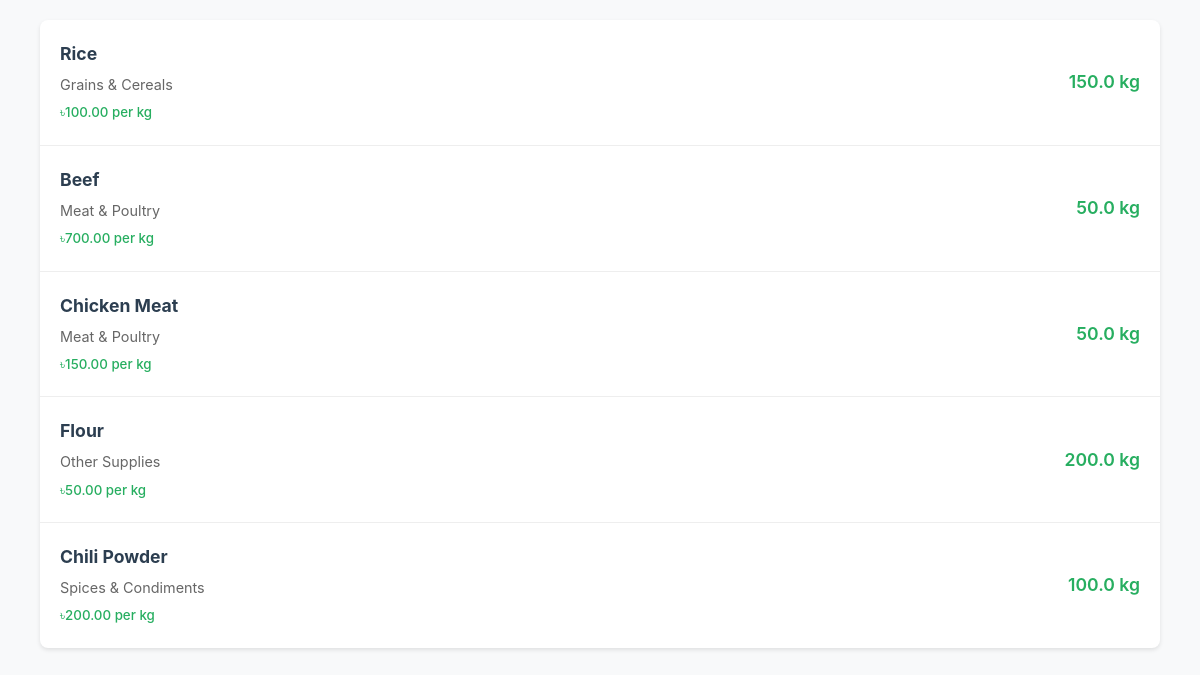
The app's page /chef/inventory_usage.php (signed in) with its own data.
### tables this page shows
CREATE TABLE `inventory_items` (
  `id` int(11) NOT NULL,
  `name` varchar(150) NOT NULL,
  `description` text DEFAULT NULL,
  `category_id` int(11) DEFAULT NULL,
  `unit_id` int(11) DEFAULT NULL,
  `current_stock` decimal(10,2) DEFAULT 0.00,
  `after_usage_current_stock` decimal(10,2) DEFAULT NULL COMMENT 'Stock remaining after chef usage',
  `minimum_stock` decimal(10,2) DEFAULT 0.00,
  `maximum_stock` decimal(10,2) DEFAULT 0.00,
  `unit_cost` decimal(10,2) DEFAULT 0.00,
  `supplier_name` varchar(150) DEFAULT NULL,
  `supplier_contact` varchar(100) DEFAULT NULL,
  `location` varchar(100) DEFAULT NULL,
  `expiry_date` date DEFAULT NULL,
  `is_active` tinyint(1) DEFAULT 1,
  `created_by` int(11) DEFAULT NULL,
  `created_at` timestamp NOT NULL DEFAULT current_timestamp(),
  `updated_at` timestamp NOT NULL DEFAULT current_timestamp() ON UPDATE current_timestamp()
);

CREATE TABLE `inventory_categories` (
  `id` int(11) NOT NULL,
  `name` varchar(100) NOT NULL,
  `description` text DEFAULT NULL,
  `created_at` timestamp NOT NULL DEFAULT current_timestamp(),
  `updated_at` timestamp NOT NULL DEFAULT current_timestamp() ON UPDATE current_timestamp()
);

CREATE TABLE `inventory_units` (
  `id` int(11) NOT NULL,
  `name` varchar(50) NOT NULL,
  `abbreviation` varchar(10) NOT NULL,
  `created_at` timestamp NOT NULL DEFAULT current_timestamp()
);

### chef/inventory_usage.php (the view, shortened to what this page needs)
<?php
$database = new Database();
$db = $database->getConnection();
$inventory_query = "SELECT i.*, c.name as category_name, u.name as unit_name, u.abbreviation as unit_abbr
                    FROM inventory_items i
                    LEFT JOIN inventory_categories c ON i.category_id = c.id
                    LEFT JOIN inventory_units u ON i.unit_id = u.id
                    WHERE i.is_active = TRUE AND i.current_stock > 0
                    ORDER BY c.name, i.name";
$inventory_stmt = $db->prepare($inventory_query);
$inventory_stmt->execute();
$inventory_items = $inventory_stmt->fetchAll(PDO::FETCH_ASSOC);
?>
<!DOCTYPE html>
<html lang="en">
<head>
    <link rel="stylesheet" href="../assets/css/style.css">
    <link href="https://cdnjs.cloudflare.com/ajax/libs/font-awesome/6.0.0/css/all.min.css" rel="stylesheet">
</head>
<body>
    <div class="container">
        <div class="inventory-list">
            <?php if (!empty($inventory_items)): ?>
                <?php foreach ($inventory_items as $item): ?>
                <div class="inventory-item">
                    <div class="item-info">
                        <h4><?php echo htmlspecialchars($item['name']); ?></h4>
                        <p><?php echo htmlspecialchars($item['category_name']); ?></p>
                        <small>৳<?php echo number_format($item['unit_cost'], 2); ?> per <?php echo htmlspecialchars($item['unit_abbr']); ?></small>
                    </div>
                    <div class="item-stock">
                        <div class="stock-amount <?php echo $item['current_stock'] <= $item['minimum_stock'] ? 'stock-low' : 'stock-ok'; ?>">
                            <?php echo number_format($item['current_stock'], 1); ?> <?php echo htmlspecialchars($item['unit_abbr']); ?>
                        </div>
                    </div>
                </div>
                <?php endforeach; ?>
            <?php else: ?>
                <div class="no-inventory">
                    <p>No inventory items available.</p>
                </div>
            <?php endif; ?>
        </div>
    </div>
</body>
</html>

### assets/css/style.css (style rules this page uses)
* { margin: 0; padding: 0; box-sizing: border-box; }
body { font-family: 'Segoe UI', Tahoma, Geneva, Verdana, sans-serif; line-height: 1.6; color: #333; background-color: #f8f9fa; }
.container { max-width: 1200px; margin: 0 auto; padding: 0 20px; }

### chef/inventory_usage.php (style rules this page uses)
html { scroll-behavior: smooth; overflow-x: hidden; scrollbar-width: none; -ms-overflow-style: none; }
body { font-family: -apple-system, BlinkMacSystemFont, "Segoe UI", Roboto, sans-serif; background: #f8f9fa; margin: 0; padding: 20px; line-height: 1.6; overflow-x: hidden; }
.container { max-width: 1400px; margin: 0 auto; }
.inventory-list { background: white; border-radius: 8px; box-shadow: 0 2px 4px rgba(0,0,0,0.1); overflow: hidden; }
.inventory-item { padding: 20px; border-bottom: 1px solid #eee; display: flex; justify-content: space-between; align-items: center; }
.inventory-item:last-child { border-bottom: none; }
.item-info h4 { margin: 0 0 5px 0; color: #2c3e50; font-size: 1.1rem; }
.item-info p { margin: 0 0 3px 0; color: #666; font-size: 0.9rem; }
.item-info small { color: #27ae60; font-weight: 500; }
.item-stock { text-align: right; display: flex; align-items: center; gap: 15px; }
.stock-amount { font-weight: 600; font-size: 1.1rem; }
.stock-ok { color: #27ae60; }

### records on screen
inventory_items: name "Rice", category.name "Grains & Cereals", unit_cost "100.00", unit.abbreviation "kg", current_stock "150.0"
inventory_items: name "Beef", category.name "Meat & Poultry", unit_cost "700.00", unit.abbreviation "kg", current_stock "50.0"
inventory_items: name "Chicken Meat", category.name "Meat & Poultry", unit_cost "150.00", unit.abbreviation "kg", current_stock "50.0"
inventory_items: name "Flour", category.name "Other Supplies", unit_cost "50.00", unit.abbreviation "kg", current_stock "200.0"
inventory_items: name "Chili Powder", category.name "Spices & Condiments", unit_cost "200.00", unit.abbreviation "kg", current_stock "100.0"
